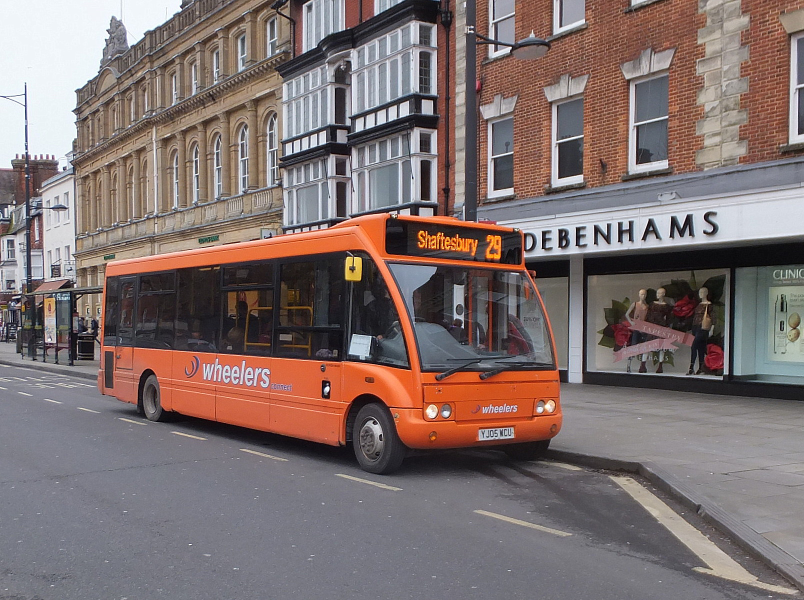
#> input picture projects/super_resolution/validation/data/high_quality_images/000004.png, 1608 x 1200 px (shown at 1/2 size); its folder holds only this picture in this run
$ python image_downsampler.py
#> lines starting #> are read from the running program, lines starting #| are printed output that depends on the picture
"""
Image Downsampler for Super Resolution Training Data Generation

This module creates low-resolution versions of high-quality images by downsampling them
4x smaller with reduced quality. Useful for generating training pairs for super resolution models.
"""

import cv2
import numpy as np
from PIL import Image, ImageFilter
from typing import Union, Tuple, Optional, List
import os
from pathlib import Path
import sys
from concurrent.futures import ThreadPoolExecutor, as_completed
from tqdm import tqdm
import json
from datetime import datetime
import io


class ImageDownsampler:
    """
    A class for downsampling high-quality images to create low-resolution versions
    for super resolution model training and evaluation.
    """

    def __init__(self, scale_factor: int = 4, quality_reduction: bool = True):
        """
        Initialize the image downsampler.

        Args:
            scale_factor (int): Factor by which to reduce image size (default: 4)
            quality_reduction (bool): Whether to apply additional quality reduction (default: True)
        """
        self.scale_factor = scale_factor
        self.quality_reduction = quality_reduction
        self.processed_files = []
        self.failed_files = []

    def downsample_image(self, image: np.ndarray, method: str = 'bicubic') -> np.ndarray:
        """
        Downsample a single image by the specified scale factor.

        Args:
            image (np.ndarray): Input high-resolution image
            method (str): Downsampling method ('bicubic', 'bilinear', 'nearest', 'lanczos')

        Returns:
            np.ndarray: Downsampled low-resolution image
        """
        height, width = image.shape[:2]
        new_height = height // self.scale_factor
        new_width = width // self.scale_factor

        # Choose interpolation method
        interpolation_methods = {
            'bicubic': cv2.INTER_CUBIC,
            'bilinear': cv2.INTER_LINEAR,
            'nearest': cv2.INTER_NEAREST,
            'lanczos': cv2.INTER_LANCZOS4,
            'area': cv2.INTER_AREA
        }

        interpolation = interpolation_methods.get(method, cv2.INTER_CUBIC)

        # Downsample the image
        downsampled = cv2.resize(image, (new_width, new_height), interpolation=interpolation)

        return downsampled

    def apply_quality_degradation(self, image: np.ndarray,
                                 blur_kernel: int = 3,
                                 noise_level: float = 0.5,
                                 jpeg_quality: int = 75) -> np.ndarray:
        """
        Apply quality degradation to simulate real-world low-resolution images.

        Args:
            image (np.ndarray): Input image
            blur_kernel (int): Size of Gaussian blur kernel (default: 3)
            noise_level (float): Level of Gaussian noise to add (default: 0.5)
            jpeg_quality (int): JPEG compression quality (default: 75)

        Returns:
            np.ndarray: Quality-degraded image
        """
        degraded = image.copy()

        # Apply Gaussian blur
        if blur_kernel > 1:
            degraded = cv2.GaussianBlur(degraded, (blur_kernel, blur_kernel), 0)

        # Add Gaussian noise
        if noise_level > 0:
            noise = np.random.normal(0, noise_level, degraded.shape).astype(np.float32)
            degraded = degraded.astype(np.float32) + noise
            degraded = np.clip(degraded, 0, 255).astype(np.uint8)

        # Simulate JPEG compression
        if jpeg_quality < 100:
            # Convert to PIL for JPEG compression simulation
            pil_image = Image.fromarray(degraded)

            # Save to bytes with JPEG compression and reload
            buffer = io.BytesIO()
            pil_image.save(buffer, format='JPEG', quality=jpeg_quality)
            buffer.seek(0)
            compressed_image = Image.open(buffer)
            degraded = np.array(compressed_image)

        return degraded

    def load_image(self, image_path: Union[str, Path]) -> np.ndarray:
        """
        Load an image from file path.

        Args:
            image_path (Union[str, Path]): Path to the image file

        Returns:
            np.ndarray: Loaded image as numpy array (RGB format)

        Raises:
            FileNotFoundError: If image file doesn't exist
            ValueError: If image cannot be loaded
        """
        image_path = str(image_path)

        if not os.path.exists(image_path):
            raise FileNotFoundError(f"Image not found: {image_path}")

        # Try loading with PIL first (better format support)
        try:
            pil_image = Image.open(image_path).convert('RGB')
            image = np.array(pil_image)
            return image
        except Exception:
            # Fallback to OpenCV
            image = cv2.imread(image_path, cv2.IMREAD_COLOR)
            if image is None:
                raise ValueError(f"Could not load image: {image_path}")
            # Convert BGR to RGB
            image = cv2.cvtColor(image, cv2.COLOR_BGR2RGB)
            return image

    def save_image(self, image: np.ndarray, output_path: Union[str, Path],
                   format: str = 'PNG') -> bool:
        """
        Save an image to file.

        Args:
            image (np.ndarray): Image to save
            output_path (Union[str, Path]): Output file path
            format (str): Image format ('PNG', 'JPEG', 'BMP', etc.)

        Returns:
            bool: True if successful, False otherwise
        """
        try:
            # Ensure output directory exists
            output_path = Path(output_path)
            output_path.parent.mkdir(parents=True, exist_ok=True)

            # Convert to PIL and save
            pil_image = Image.fromarray(image)

            # Set quality for JPEG
            save_kwargs = {}
            if format.upper() == 'JPEG':
                save_kwargs['quality'] = 95
                save_kwargs['optimize'] = True

            pil_image.save(output_path, format=format, **save_kwargs)
            return True

        except Exception as e:
            print(f"Error saving image to {output_path}: {e}")
            return False

    def process_single_image(self, input_path: Union[str, Path],
                           output_path: Union[str, Path],
                           downsample_method: str = 'bicubic',
                           blur_kernel: int = 3,
                           noise_level: float = 0.5,
                           jpeg_quality: int = 75) -> Tuple[bool, str]:
        """
        Process a single image: downsample and apply quality degradation.

        Args:
            input_path (Union[str, Path]): Path to input high-resolution image
            output_path (Union[str, Path]): Path to save low-resolution image
            downsample_method (str): Downsampling method
            blur_kernel (int): Gaussian blur kernel size
            noise_level (float): Noise level
            jpeg_quality (int): JPEG compression quality

        Returns:
            Tuple[bool, str]: (Success status, filename)
        """
        try:
            # Load image
            image = self.load_image(input_path)
            original_size = image.shape[:2]

            # Downsample
            downsampled = self.downsample_image(image, method=downsample_method)
            new_size = downsampled.shape[:2]

            # Apply quality degradation if enabled
            if self.quality_reduction:
                downsampled = self.apply_quality_degradation(
                    downsampled, blur_kernel, noise_level, jpeg_quality
                )

            # Save result
            success = self.save_image(downsampled, output_path)

            if success:
                filename = os.path.basename(input_path)
                result = {
                    'filename': filename,
                    'input_path': str(input_path),
                    'output_path': str(output_path),
                    'original_size': original_size,
                    'downsampled_size': new_size,
                    'scale_factor': self.scale_factor,
                    'method': downsample_method,
                    'quality_degradation': self.quality_reduction
                }
                self.processed_files.append(result)
                return True, filename
            else:
                self.failed_files.append(str(input_path))
                return False, os.path.basename(str(input_path))

        except Exception as e:
            print(f"Error processing {input_path}: {e}")
            self.failed_files.append(str(input_path))
            return False, os.path.basename(str(input_path))

    def process_directory(self, input_dir: Union[str, Path],
                         output_dir: Union[str, Path],
                         downsample_method: str = 'bicubic',
                         blur_kernel: int = 3,
                         noise_level: float = 0.5,
                         jpeg_quality: int = 75,
                         max_workers: int = 4,
                         preserve_structure: bool = True) -> dict:
        """
        Process all images in a directory.

        Args:
            input_dir (Union[str, Path]): Input directory with high-resolution images
            output_dir (Union[str, Path]): Output directory for low-resolution images
            downsample_method (str): Downsampling method
            blur_kernel (int): Gaussian blur kernel size
            noise_level (float): Noise level
            jpeg_quality (int): JPEG compression quality
            max_workers (int): Number of parallel workers
            preserve_structure (bool): Whether to preserve subdirectory structure

        Returns:
            dict: Processing statistics and results
        """
#> called with downsample_method = 'bicubic', blur_kernel = 3, noise_level = 0.5, jpeg_quality = 75, max_workers = 4, preserve_structure = True
        input_dir = Path(input_dir)
        output_dir = Path(output_dir)

        if not input_dir.exists():
            raise FileNotFoundError(f"Input directory not found: {input_dir}")

        # Create output directory
        output_dir.mkdir(parents=True, exist_ok=True)

        # Find all image files
        image_extensions = {'.jpg', '.jpeg', '.png', '.bmp', '.tiff', '.tif', '.webp'}

        if preserve_structure:
            # Find all images recursively
            image_files = []
            for ext in image_extensions:
                image_files.extend(input_dir.rglob(f"*{ext}"))
                image_files.extend(input_dir.rglob(f"*{ext.upper()}"))
        else:
            # Find images only in root directory
            image_files = [f for f in input_dir.iterdir()
                          if f.suffix.lower() in image_extensions]

        print(f"Found {len(image_files)} images to process...")
        print(f"Downsampling by {self.scale_factor}x using {downsample_method} method")
        if self.quality_reduction:
            print(f"Quality degradation: blur={blur_kernel}, noise={noise_level}, jpeg={jpeg_quality}")

        # Process images in parallel
        successful = 0
        failed = 0

        with ThreadPoolExecutor(max_workers=max_workers) as executor:
            # Submit all tasks
            future_to_file = {}

            for image_file in image_files:
                if preserve_structure:
                    # Preserve directory structure
                    relative_path = image_file.relative_to(input_dir)
                    output_path = output_dir / relative_path
                else:
                    # Flat structure
                    output_path = output_dir / image_file.name

                future = executor.submit(
                    self.process_single_image,
                    image_file, output_path, downsample_method,
                    blur_kernel, noise_level, jpeg_quality
                )
                future_to_file[future] = image_file
#> this loop made 1 pass
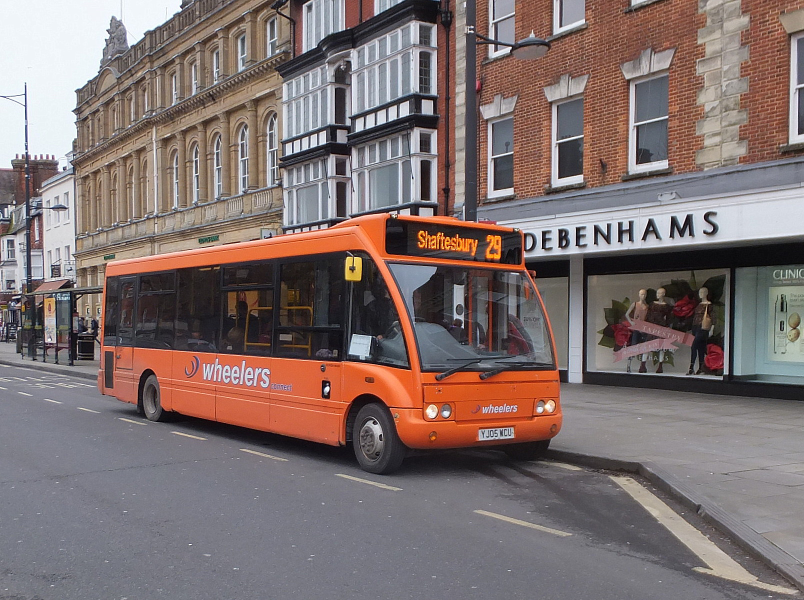
#> input picture projects/super_resolution/validation/data/high_quality_images/000004.png, 1608 x 1200 px (shown at 1/2 size)
#> pass 1, in downsample_image, `downsampled = cv2.resize(image, (new_width, new_height), interpolation..`:
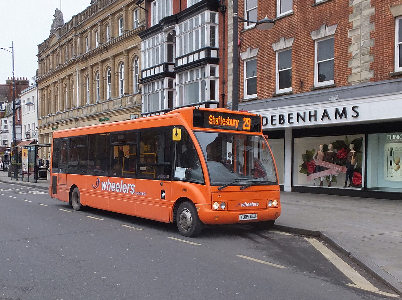
#> downsampled: shape (300, 402, 3); mean R, G, B 127.5, 112.6, 111
#> pass 1, in apply_quality_degradation, `degraded = cv2.GaussianBlur(degraded, (blur_kernel, blur_kernel), 0)`:
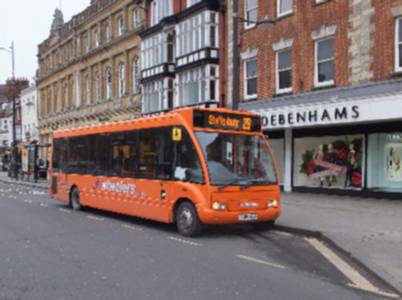
#> degraded: shape (300, 402, 3); mean R, G, B 127.6, 112.6, 111

            # Process results with progress bar
            with tqdm(total=len(image_files), desc="Processing images") as pbar:
                for future in as_completed(future_to_file):
                    success, filename = future.result()
                    if success:
                        successful += 1
                        pbar.set_postfix({"✓": successful, "✗": failed})
                    else:
                        failed += 1
                        pbar.set_postfix({"✓": successful, "✗": failed})
                    pbar.update(1)

        # Calculate statistics
        stats = {
            'total_images': len(image_files),
            'successful': successful,
            'failed': failed,
            'success_rate': successful / len(image_files) * 100 if image_files else 0,
            'scale_factor': self.scale_factor,
            'method': downsample_method,
            'quality_degradation': self.quality_reduction,
            'processing_time': datetime.now().isoformat(),
            'input_directory': str(input_dir),
            'output_directory': str(output_dir)
        }

        print(f"\nProcessing completed:")
        print(f"  Successful: {successful}")
        print(f"  Failed: {failed}")
        print(f"  Success rate: {stats['success_rate']:.1f}%")

        return stats

    def get_processing_results(self) -> dict:
        """
        Get detailed processing results.

        Returns:
            dict: Processing results with file details
        """
        return {
            'processed_files': self.processed_files,
            'failed_files': self.failed_files,
            'total_processed': len(self.processed_files),
            'total_failed': len(self.failed_files)
        }

    def save_processing_log(self, output_path: Union[str, Path]):
        """
        Save processing log to JSON file.

        Args:
            output_path (Union[str, Path]): Path to save the log file
        """
        results = self.get_processing_results()

        with open(output_path, 'w') as f:
            json.dump(results, f, indent=2, default=str)

        print(f"Processing log saved to: {output_path}")


def main():
    """Main function with configurable variables."""
    # Configuration variables - modify these as needed
    current_dir = os.path.dirname(os.path.abspath(__file__))
    data_dir = os.path.join(current_dir, "data")
    high_quality_images_dir = os.path.join(data_dir, "high_quality_images")
    low_quality_images_dir = os.path.join(data_dir, "low_quality_images")

    input_dir = high_quality_images_dir         # Input directory containing high-resolution images
    output_dir = low_quality_images_dir         # Output directory for low-resolution images
    scale_factor = 4                        # Scale factor for downsampling
    downsample_method = 'bicubic'          # Downsampling method ('bicubic', 'bilinear', 'nearest', 'lanczos', 'area')
    quality_reduction = True               # Whether to apply quality degradation
    blur_kernel = 3                        # Gaussian blur kernel size
    noise_level = 0.5                      # Gaussian noise level
    jpeg_quality = 75                      # JPEG compression quality
    max_workers = 4                        # Number of parallel workers
    preserve_structure = True              # Whether to preserve directory structure
    save_log = True                        # Whether to save processing log

    print("Image Downsampler for Super Resolution Training")
    print("=" * 50)
    print(f"Input directory: {input_dir}")
    print(f"Output directory: {output_dir}")
    print(f"Scale factor: {scale_factor}x")
    print(f"Method: {downsample_method}")
    print(f"Quality reduction: {quality_reduction}")
    if quality_reduction:
        print(f"  - Blur kernel: {blur_kernel}")
        print(f"  - Noise level: {noise_level}")
        print(f"  - JPEG quality: {jpeg_quality}")
    print(f"Workers: {max_workers}")
    print(f"Preserve structure: {preserve_structure}")
    print("=" * 50)

    # Create downsampler
    downsampler = ImageDownsampler(
        scale_factor=scale_factor,
        quality_reduction=quality_reduction
    )

    # Process directory
    try:
        stats = downsampler.process_directory(
            input_dir=input_dir,
            output_dir=output_dir,
            downsample_method=downsample_method,
            blur_kernel=blur_kernel,
            noise_level=noise_level,
            jpeg_quality=jpeg_quality,
            max_workers=max_workers,
            preserve_structure=preserve_structure
        )

        # Save log if requested
        if save_log:
            log_path = Path(output_dir) / "processing_log.json"
            downsampler.save_processing_log(log_path)

        print(f"\nDownsampling completed successfully!")
        print(f"Output directory: {output_dir}")

    except Exception as e:
        print(f"\nDownsampling failed: {e}")
        sys.exit(1)


if __name__ == "__main__":
    # Run the main function with configured variables
    main()
